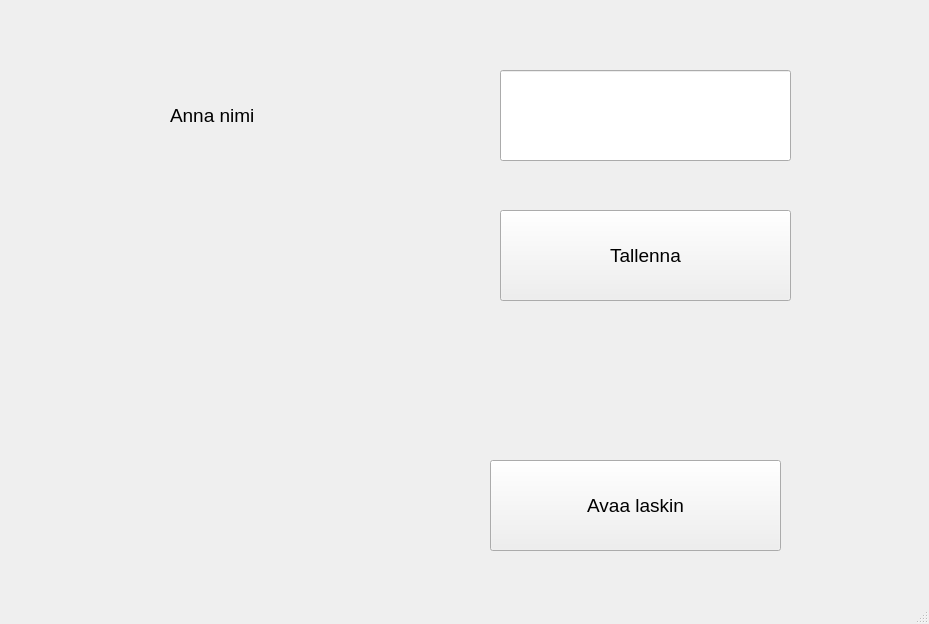
<?xml version="1.0" encoding="UTF-8"?>
<ui version="4.0">
 <class>MainWindow</class>
 <widget class="QMainWindow" name="MainWindow">
  <property name="geometry">
   <rect>
    <x>0</x>
    <y>0</y>
    <width>929</width>
    <height>624</height>
   </rect>
  </property>
  <property name="windowTitle">
   <string>MainWindow</string>
  </property>
  <widget class="QWidget" name="centralwidget">
   <widget class="QLabel" name="label">
    <property name="geometry">
     <rect>
      <x>170</x>
      <y>70</y>
      <width>281</width>
      <height>91</height>
     </rect>
    </property>
    <property name="font">
     <font>
      <pointsize>14</pointsize>
     </font>
    </property>
    <property name="text">
     <string>Anna nimi</string>
    </property>
   </widget>
   <widget class="QLabel" name="labelResult">
    <property name="geometry">
     <rect>
      <x>110</x>
      <y>370</y>
      <width>681</width>
      <height>81</height>
     </rect>
    </property>
    <property name="font">
     <font>
      <pointsize>14</pointsize>
     </font>
    </property>
    <property name="text">
     <string/>
    </property>
   </widget>
   <widget class="QLineEdit" name="textName">
    <property name="geometry">
     <rect>
      <x>500</x>
      <y>70</y>
      <width>291</width>
      <height>91</height>
     </rect>
    </property>
    <property name="font">
     <font>
      <pointsize>14</pointsize>
     </font>
    </property>
   </widget>
   <widget class="QPushButton" name="btnSave">
    <property name="geometry">
     <rect>
      <x>500</x>
      <y>210</y>
      <width>291</width>
      <height>91</height>
     </rect>
    </property>
    <property name="font">
     <font>
      <pointsize>14</pointsize>
     </font>
    </property>
    <property name="text">
     <string>Tallenna</string>
    </property>
   </widget>
   <widget class="QPushButton" name="btnOpenCalculator">
    <property name="geometry">
     <rect>
      <x>490</x>
      <y>460</y>
      <width>291</width>
      <height>91</height>
     </rect>
    </property>
    <property name="font">
     <font>
      <pointsize>14</pointsize>
     </font>
    </property>
    <property name="text">
     <string>Avaa laskin</string>
    </property>
   </widget>
  </widget>
  <widget class="QMenuBar" name="menubar">
   <property name="geometry">
    <rect>
     <x>0</x>
     <y>0</y>
     <width>929</width>
     <height>21</height>
    </rect>
   </property>
  </widget>
  <widget class="QStatusBar" name="statusbar"/>
 </widget>
 <resources/>
 <connections/>
</ui>
